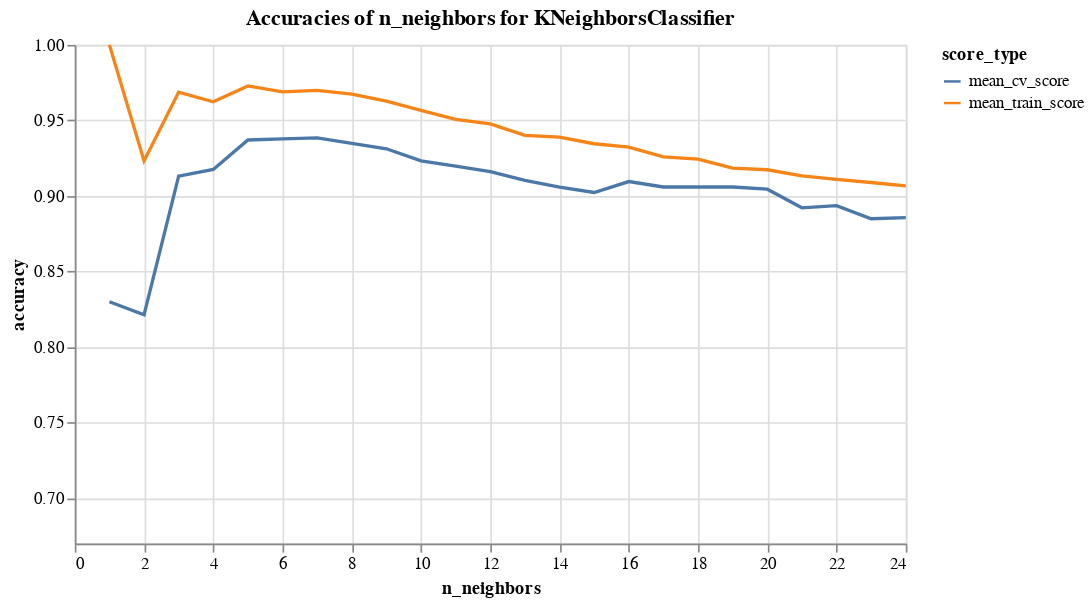

Here is the notebook cell this chart was saved with:
### Code cell
plotting_source = results_df.melt(
    id_vars='n_neighbors',
    value_vars=['mean_train_score', 'mean_cv_score'],
    var_name='score_type',
    value_name='accuracy'
)

K_plot = alt.Chart(plotting_source, width=500, height=300).mark_line().encode(
    alt.X('n_neighbors:Q'),
    alt.Y('accuracy:Q', scale=alt.Scale(domain=[.67, 1.00])),
    alt.Color('score_type:N')
).properties(title="Accuracies of n_neighbors for KNeighborsClassifier")

K_plot

### Figure 1 — Vega-Lite specification as saved in the notebook (floating-point values rounded to 4 significant figures)
{"config": {"view": {"continuousWidth": 400, "continuousHeight": 300}}, "data": {"name": "data-074d0e0bada0b8014e73f6f19292757a"}, "mark": "line", "encoding": {"color": {"field": "score_type", "type": "nominal"}, "x": {"field": "n_neighbors", "type": "quantitative"}, "y": {"field": "accuracy", "scale": {"domain": [0.67, 1.0]}, "type": "quantitative"}}, "height": 300, "title": "Accuracies of n_neighbors for KNeighborsClassifier", "width": 500, "$schema": "https://vega.github.io/schema/vega-lite/v4.17.0.json", "datasets": {"data-074d0e0bada0b8014e73f6f19292757a": [{"n_neighbors": 1, "score_type": "mean_train_score", "accuracy": 1.0}, {"n_neighbors": 2, "score_type": "mean_train_score", "accuracy": 0.9232}, {"n_neighbors": 3, "score_type": "mean_train_score", "accuracy": 0.9686}, {"n_neighbors": 4, "score_type": "mean_train_score", "accuracy": 0.9623}, {"n_neighbors": 5, "score_type": "mean_train_score", "accuracy": 0.9728}, {"n_neighbors": 6, "score_type": "mean_train_score", "accuracy": 0.9689}, {"n_neighbors": 7, "score_type": "mean_train_score", "accuracy": 0.9699}, {"n_neighbors": 8, "score_type": "mean_train_score", "accuracy": 0.9674}, {"n_neighbors": 9, "score_type": "mean_train_score", "accuracy": 0.9628}, {"n_neighbors": 10, "score_type": "mean_train_score", "accuracy": 0.9566}, {"n_neighbors": 11, "score_type": "mean_train_score", "accuracy": 0.9507}, {"n_neighbors": 12, "score_type": "mean_train_score", "accuracy": 0.9477}, {"n_neighbors": 13, "score_type": "mean_train_score", "accuracy": 0.9401}, {"n_neighbors": 14, "score_type": "mean_train_score", "accuracy": 0.9389}, {"n_neighbors": 15, "score_type": "mean_train_score", "accuracy": 0.9346}, {"n_neighbors": 16, "score_type": "mean_train_score", "accuracy": 0.9324}, {"n_neighbors": 17, "score_type": "mean_train_score", "accuracy": 0.9259}, {"n_neighbors": 18, "score_type": "mean_train_score", "accuracy": 0.9243}, {"n_neighbors": 19, "score_type": "mean_train_score", "accuracy": 0.9185}, {"n_neighbors": 20, "score_type": "mean_train_score", "accuracy": 0.9174}, {"n_neighbors": 21, "score_type": "mean_train_score", "accuracy": 0.9133}, {"n_neighbors": 22, "score_type": "mean_train_score", "accuracy": 0.911}, {"n_neighbors": 23, "score_type": "mean_train_score", "accuracy": 0.9089}, {"n_neighbors": 24, "score_type": "mean_train_score", "accuracy": 0.9067}, {"n_neighbors": 1, "score_type": "mean_cv_score", "accuracy": 0.83}, {"n_neighbors": 2, "score_type": "mean_cv_score", "accuracy": 0.8214}, {"n_neighbors": 3, "score_type": "mean_cv_score", "accuracy": 0.9132}, {"n_neighbors": 4, "score_type": "mean_cv_score", "accuracy": 0.9175}, {"n_neighbors": 5, "score_type": "mean_cv_score", "accuracy": 0.9371}, {"n_neighbors": 6, "score_type": "mean_cv_score", "accuracy": 0.9378}, {"n_neighbors": 7, "score_type": "mean_cv_score", "accuracy": 0.9385}, {"n_neighbors": 8, "score_type": "mean_cv_score", "accuracy": 0.9349}, {"n_neighbors": 9, "score_type": "mean_cv_score", "accuracy": 0.9312}, {"n_neighbors": 10, "score_type": "mean_cv_score", "accuracy": 0.9233}, {"n_neighbors": 11, "score_type": "mean_cv_score", "accuracy": 0.9197}, {"n_neighbors": 12, "score_type": "mean_cv_score", "accuracy": 0.9161}, {"n_neighbors": 13, "score_type": "mean_cv_score", "accuracy": 0.9103}, {"n_neighbors": 14, "score_type": "mean_cv_score", "accuracy": 0.9059}, {"n_neighbors": 15, "score_type": "mean_cv_score", "accuracy": 0.9023}, {"n_neighbors": 16, "score_type": "mean_cv_score", "accuracy": 0.9095}, {"n_neighbors": 17, "score_type": "mean_cv_score", "accuracy": 0.9059}, {"n_neighbors": 18, "score_type": "mean_cv_score", "accuracy": 0.9059}, {"n_neighbors": 19, "score_type": "mean_cv_score", "accuracy": 0.9059}, {"n_neighbors": 20, "score_type": "mean_cv_score", "accuracy": 0.9045}, {"n_neighbors": 21, "score_type": "mean_cv_score", "accuracy": 0.8922}, {"n_neighbors": 22, "score_type": "mean_cv_score", "accuracy": 0.8936}, {"n_neighbors": 23, "score_type": "mean_cv_score", "accuracy": 0.8849}, {"n_neighbors": 24, "score_type": "mean_cv_score", "accuracy": 0.8857}]}}
